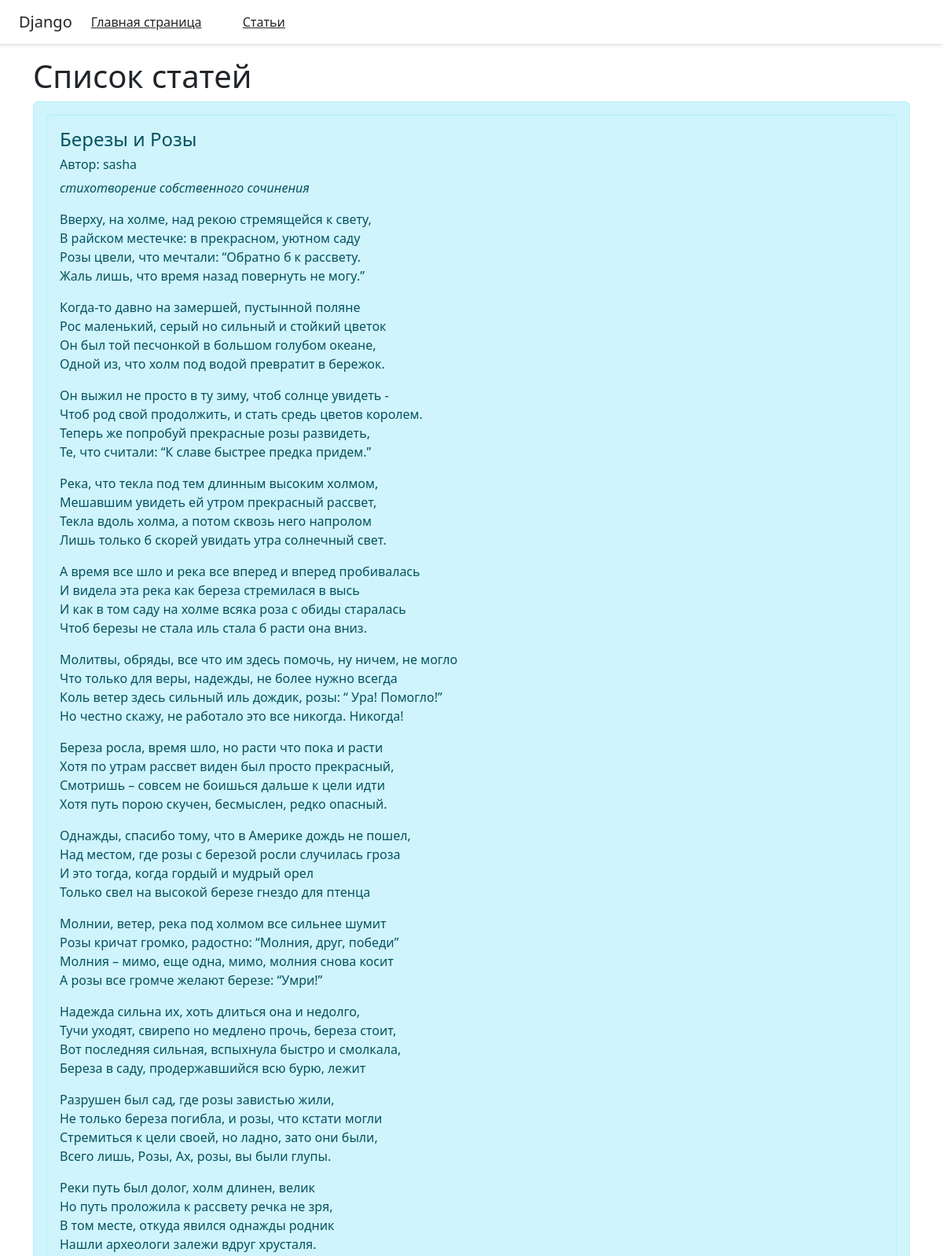
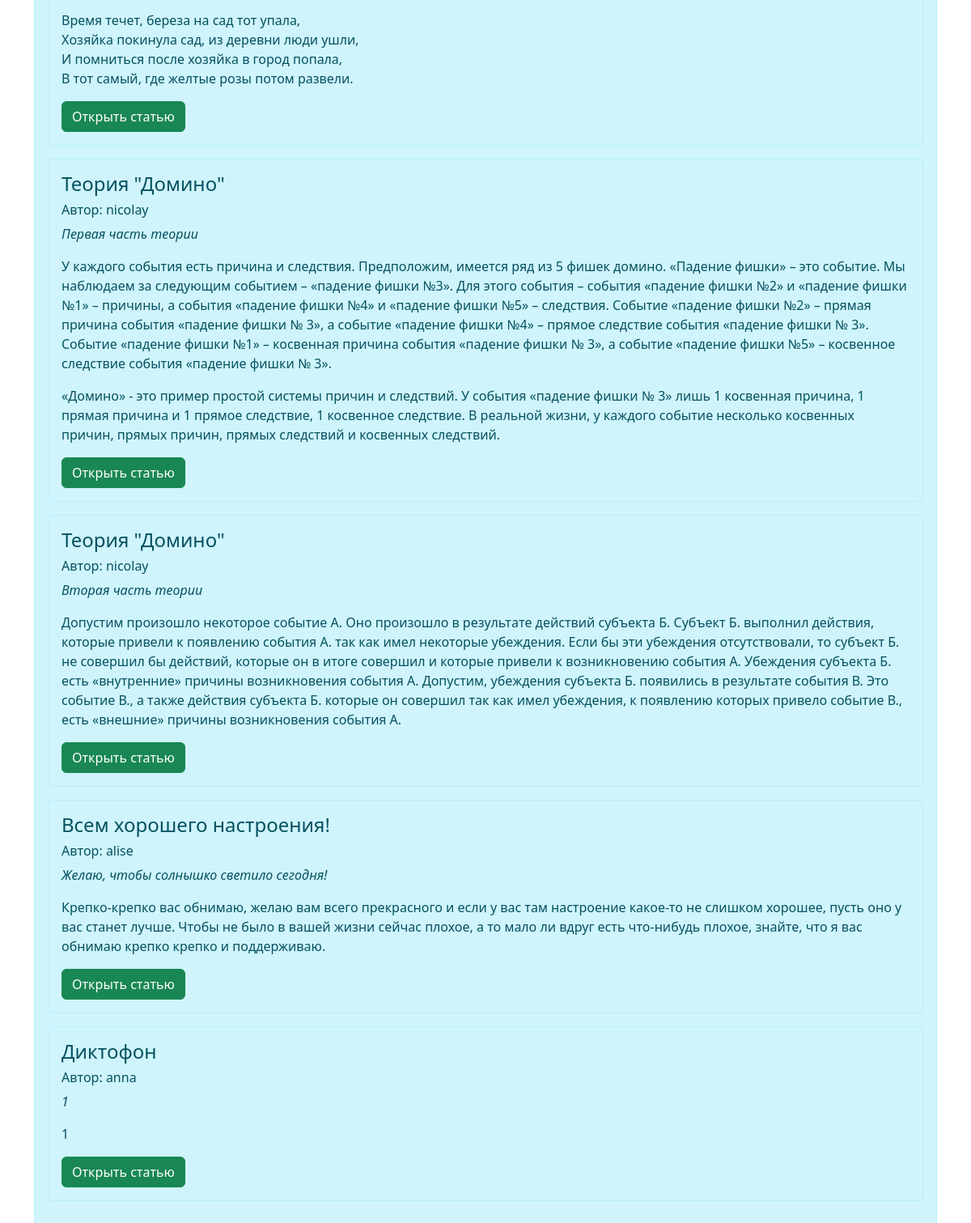
The page /articles on the database its author committed (2 pictures, top to bottom).
### main/models.py (models this page shows)
class Articles(models.Model):
    author = models.CharField('Автор', max_length=25)
    title = models.CharField('Название', max_length=255)
    intro = models.CharField('Анонс', max_length=250)
    content = models.TextField('Статья',blank=True)
    time_create = models.DateTimeField('Время создания',auto_now_add=True)
    time_update = models.DateTimeField('Время редакции',auto_now=True)
    is_published = models.BooleanField('Статус публикации',default=True)

### main/views.py (the view)
# urls.py: path('articles', views.articles),
def articles(request):
   news = Articles.objects.all()
   return render(request, 'main/articles.html', {'news': news})

### main/templates/main/articles.html (shortened to what this page needs)
{% extends 'main/base.html' %}
{% block body %}
<div class="container">
    <h1>Список cтатей</h1>
    <div class="alert alert-info">
        {% if news|length > 0 %}
            {% for elem in news %}
                <div class="alert alert-info">
                    <h4>{{ elem.title }}</h4>
                    <h6>Автор: {{ elem.author }}</h6>
                    <p><em>{{ elem.intro }}</em></p>
                    <p>{{ elem.content|linebreaks  }}</p>
                    <a href="{% url 'article_detail' elem.id %}" type="submit" class="btn btn-success">Открыть статью</a>
                </div>
            {% endfor %}
        {% else %}
        <p>У нас еще нету статей</p>
        {% endif %}
    </div>
</div>
{% endblock %}

### main/templates/main/base.html (shortened to what this page needs)
<!DOCTYPE html>
<html lang="en">
<head>
    <link rel="stylesheet" href="https://cdn.jsdelivr.net/npm/bootstrap@5.2.3/dist/css/bootstrap.min.css">
</head>
<body>
    <div class="d-flex flex-column flex-md-row align-items-center p-3 px-md-4 mb-3 bg-white border-bottom shadow-sm">
        <h5 class="my-0 mr-md-auto font-weight-normal">Django</h5>
        <nav class="my-2 my-md-0 mr-md-3">
            <a class="p-4 text-dark" href="/">Главная страница</a>
            <a class="p-4 text-dark" href="/articles">Статьи</a>
        </nav>
    </div>
    {% block body %}{% endblock %}
</body>
</html>

### rows shown on the page
Articles: title "Березы и Розы", author "sasha", intro "стихотворение собственного сочинения", content "Вверху, на холме, над рекою стремящейся к свету, В райском местечке: в прекрасном, уютном саду Розы цвели, что мечтали: “Обратно б к рассвету. Жаль лишь, что время назад повернуть не могу.” Когда-то давно на замершей, пустынной поляне Рос маленький, серый но сильный и стойкий цветок Он был той песчонкой в большом голубом океане, Одной из, что холм под водой превратит в бережок. Он выжил не просто в ту зиму, чтоб солнце увидеть - Чтоб род свой продолжить, и стать средь цветов королем. Теперь же попробуй прекрасные розы развидеть, Те, что считали: “К славе быстрее предка придем.” Река, что текла под тем длинным высоким холмом, Мешавшим увидеть ей утром прекрасный рассвет, Текла вдоль холма, а…"
Articles: title "Теория \"Домино\"", author "nicolay", intro "Первая часть теории", content "У каждого события есть причина и следствия. Предположим, имеется ряд из 5 фишек домино. «Падение фишки» – это событие. Мы наблюдаем за следующим событием – «падение фишки №3». Для этого события – события «падение фишки №2» и «падение фишки №1» – причины, а события «падение фишки №4» и «падение фишки №5» – следствия. Событие «падение фишки №2» – прямая причина события «падение фишки № 3», а событие «падение фишки №4» – прямое следствие события «падение фишки № 3». Событие «падение фишки №1» – косвенная причина события «падение фишки № 3», а событие «падение фишки №5» – косвенное следствие события «падение фишки № 3». «Домино» - это пример простой системы причин и следствий. У события…"
Articles: title "Теория \"Домино\"", author "nicolay", intro "Вторая часть теории", content "Допустим произошло некоторое событие А. Оно произошло в результате действий субъекта Б. Субъект Б. выполнил действия, которые привели к появлению события А. так как имел некоторые убеждения. Если бы эти убеждения отсутствовали, то субъект Б. не совершил бы действий, которые он в итоге совершил и которые привели к возникновению события А. Убеждения субъекта Б. есть «внутренние» причины возникновения события А. Допустим, убеждения субъекта Б. появились в результате события В. Это событие В., а также действия субъекта Б. которые он совершил так как имел убеждения, к появлению которых привело событие В., есть «внешние» причины возникновения события А."
Articles: title "Всем хорошего настроения!", author "alise", intro "Желаю, чтобы солнышко светило сегодня!", content "Крепко-крепко вас обнимаю, желаю вам всего прекрасного и если у вас там настроение какое-то не слишком хорошее, пусть оно у вас станет лучше. Чтобы не было в вашей жизни сейчас плохое, а то мало ли вдруг есть что-нибудь плохое, знайте, что я вас обнимаю крепко крепко и поддерживаю."
Articles: title "Диктофон", author "anna", intro "1", content "1"
